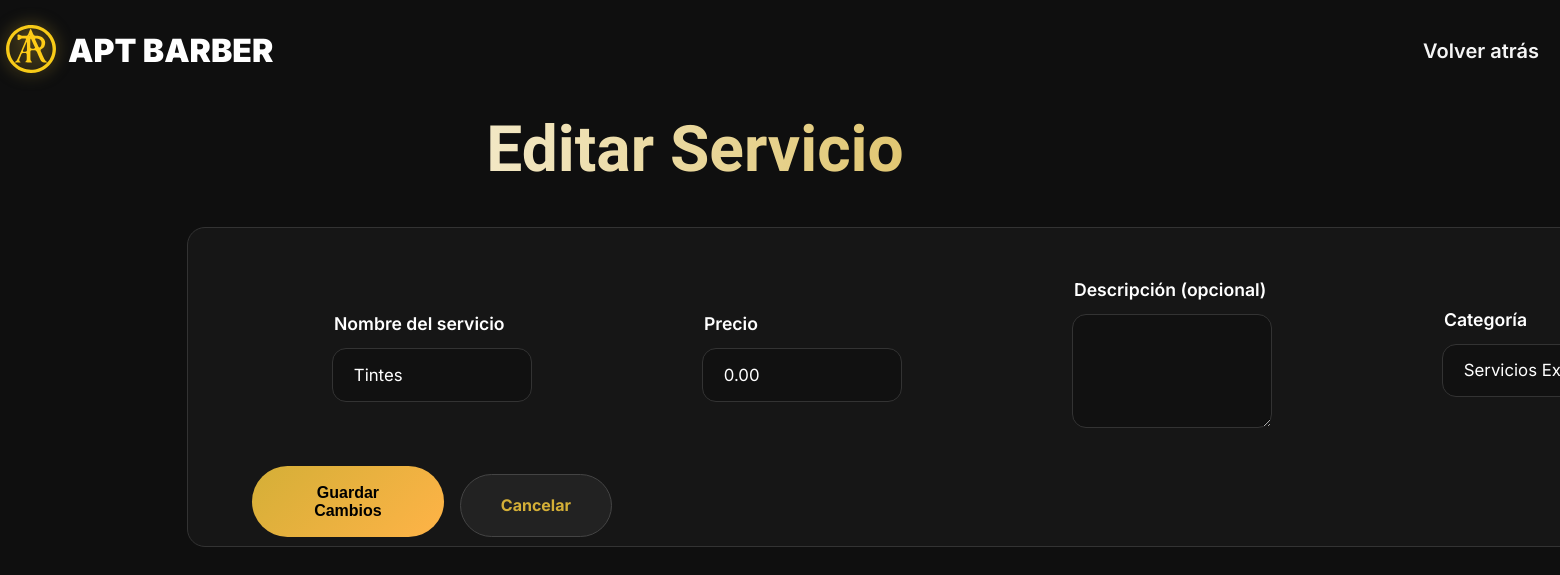
Page /admin/edit/8 (signed in) on the earlier database version.
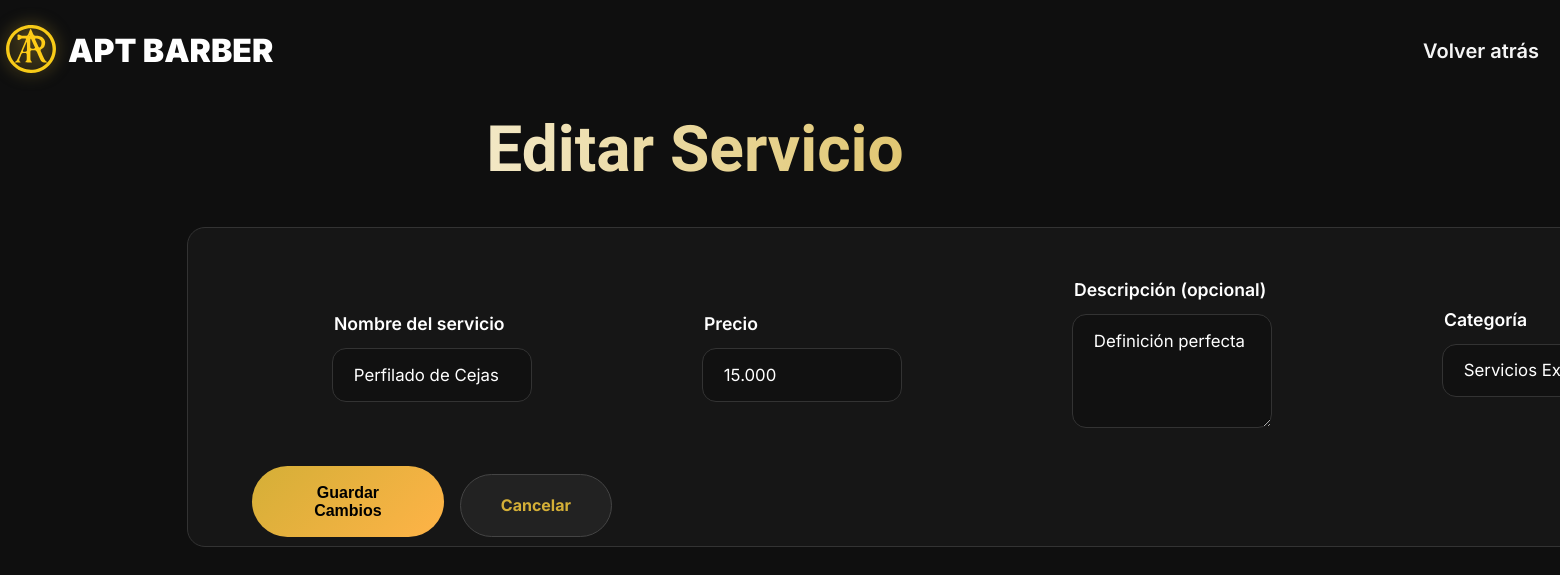
Same page on the later database version.
### models.py (models this page shows, shortened)
class Servicio(db.Model):
    id = db.Column(db.Integer, primary_key=True)
    nombre = db.Column(db.String(100), nullable=False)
    precio = db.Column(db.String(20), nullable=False)
    descripcion = db.Column(db.Text)
    categoria = db.Column(db.String(20), default="corte", nullable=False)

### app.py (the view, shortened to what this page needs)
@app.route('/admin/edit/<int:id>', methods=['GET', 'POST'])
@login_required
def edit_service(id):
    servicio = Servicio.query.get_or_404(id)
    return render_template('admin/edit.html', servicio=servicio)

### app.py (called while the page is built)
@login_manager.user_loader
def load_user(user_id):
    return User.query.get(int(user_id))

@app.context_processor
def inject_gallery():
    folder = 'static/images/gallery'
    if not os.path.exists(folder):
        return {'gallery_images': []}
    try:
        files = os.listdir(folder)
        images = []
        for f in files:
            if f.lower().endswith(('.png', '.jpg', '.jpeg', '.webp')):
                full_path = os.path.join(folder, f)
                if os.path.isfile(full_path):  # solo archivos, no carpetas
                    images.append(f)
        images.sort(key=lambda x: os.path.getmtime(os.path.join(folder, x)), reverse=True)
        return {'gallery_images': images[:10]}
    except Exception as e:
        print("Error en galería:", e)
        return {'gallery_images': []}

### templates/admin/edit.html (shortened to what this page needs)
{% extends "base.html" %}
{% block content %}
<div class="admin-dashboard">
    <div class="container" style="padding: 8rem 2rem 6rem; max-width: 900px; margin:0 auto;">
        <div class="text-center mb-10">
            <h1 class="admin-title" style="font-size:4rem;">Editar Servicio</h1>
        </div>
        <div class="admin-card">
            <form method="POST" action="{{ url_for('admin.editar_servicio', servicio_id=servicio.id) }}" class="admin-grid-4">
                <div style="margin-bottom:1.3rem;">
                    <label class="field-label">Nombre del servicio</label>
                    <input type="text" name="nombre" value="{{ servicio.nombre }}" required class="input-field">
                </div>
                <div style="margin-bottom:1.3rem;">
                    <label class="field-label">Precio</label>
                    <input type="text" name="precio" value="{{ servicio.precio }}" required class="input-field">
                </div>
                <div style="margin-bottom:1.3rem;">
                    <label class="field-label">Descripción (opcional)</label>
                    <textarea name="descripcion" rows="4" class="input-field">{{ servicio.descripcion or '' }}</textarea>
                </div>
                <div style="margin-bottom:1.8rem;">
                    <label class="field-label">Categoría</label>
                    <select name="categoria" class="input-field">
                        <option value="extra" {% if servicio.categoria == "extra" %}selected{% endif %}>Servicios Extras</option>
                    </select>
                </div>
                <div style="display:flex; gap:1rem; justify-content:center;">
                    <button type="submit" class="btn-primary">Guardar Cambios</button>
                    <a href="{{ url_for('admin.dashboard') }}" class="btn-secondary">Cancelar</a>
                </div>
            </form>
        </div>
    </div>
</div>
{% endblock %}

Differences in the rows shown:
changed Servicio "Servicios Extras": nombre "Tintes" → "Perfilado de Cejas"; precio "0.00" → "15.000"; descripcion (not shown) → "Definición perfecta"
